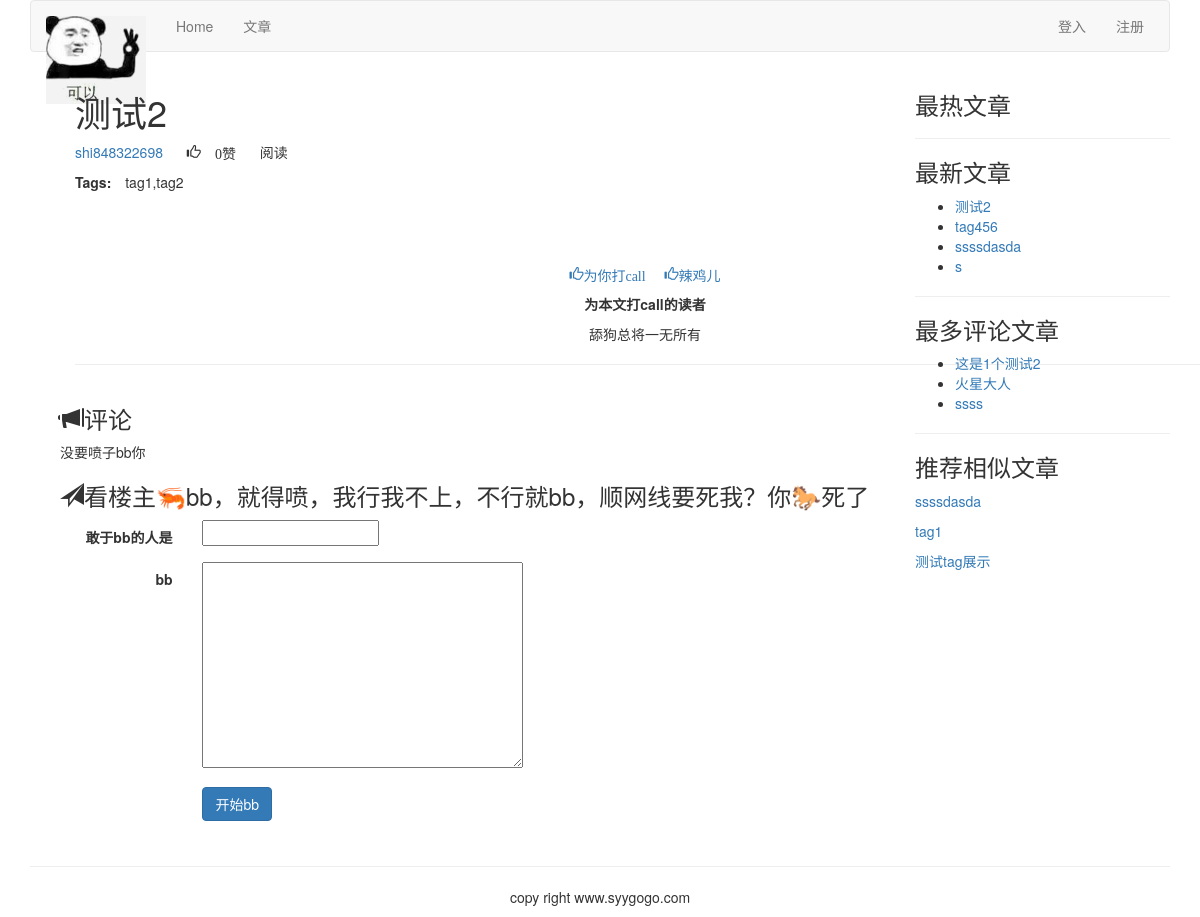
/article/article-content/21/Ce-Shi-2/, run on the app's committed database.
### article/models.py (models this page shows, shortened)
class ArticlePost(models.Model):
    author = models.ForeignKey(User, on_delete=models.CASCADE, related_name="article")
    title = models.CharField(max_length=200)
    slug = models.SlugField(max_length=500)
    column = models.ForeignKey(ArticleColumn, on_delete=models.CASCADE, related_name="article_column")
    body = models.TextField()
    created = models.DateTimeField(default=timezone.now)
    updated = models.DateTimeField(auto_now=True)
    users_like = models.ManyToManyField(User, related_name="articles_like", blank=True)
    article_tag = models.ManyToManyField(ArticleTag, related_name='article_tag', blank=True)
    class Meta:
        ordering = ("-updated",)
        index_together = (('id', 'slug'),)
    def get_url_path(self):
        return reverse("article:article_content", args=[self.id, self.slug])

class ArticleTag(models.Model):
    author = models.ForeignKey(User, on_delete=models.CASCADE, related_name="tag")
    tag = models.CharField(max_length=500)
    def __str__(self):
        return self.tag

### article/list_views.py (the view)
# urls.py: re_path('article-detail/(?P<id>\d+)/(?P<slug>[-\w]+)/$', views.article_detail, name="article_detail"),
def article_detail(request, id, slug):
    article = get_object_or_404(ArticlePost, id=id, slug=slug)
    total_views = r.incr("article:{}:views".format(article.id))
    r.zincrby('article_ranking', 1, article.id)
    article_ranking = r.zrange('article_ranking', 0, -1, desc=True)[:10]
    article_ranking_ids = [int(id) for id in article_ranking]
    most_viewed = list(ArticlePost.objects.filter(id__in=article_ranking_ids))
    most_viewed.sort(key=lambda x: article_ranking_ids.index(x.id))
    if request.method == 'POST':
        comment_form = CommentForm(data=request.POST)
        if comment_form.is_valid():
            new_comment = comment_form.save(commit=False)
            new_comment.article = article
            new_comment.save()
    else:
        comment_form = CommentForm()
    article_tags_ids = article.article_tag.values_list("id", flat=True)
    similar_articles = ArticlePost.objects.filter(article_tag__in=article_tags_ids).exclude(id=article.id)
    similar_articles = similar_articles.annotate(same_tags=Count("article_tag")).order_by('-same_tags', '-created')[:4]
    return render(request, "article/list/article_content.html", {"article": article,
                                                                 "total_views": total_views,
                                                                 "most_viewed": most_viewed,
                                                                 "comment_form": comment_form,
                                                                 "similar_articles": similar_articles})

### article/forms.py
class CommentForm(forms.ModelForm):
    class Meta:
        model = Comment
        fields = ("commentator", "body",)

### article/templatetags/article_tags.py (called while the page is built)
@register.inclusion_tag('article/list/lastest_articles.html')
def latest_articles(n=5):
    latest_articles = ArticlePost.objects.order_by("-created")[:n]
    return {"latest_articles": latest_articles}

@register.simple_tag
def most_commented_articles(n=3):
    return ArticlePost.objects.annotate(total_comments=Count('comments')).order_by("-total_comments")[:n]

@register.filter(name='markdown')
def markdown_filter(text):
    return mark_safe(markdown.markdown(text))

### templates/article/list/article_content.html (shortened to what this page needs)
{% extends "base.html" %}
{% load staticfiles %}
{% load article_tags %}
{% block content %}
    {% with total_like=article.users_like.count  user_like=article.users_like.all %}
        <div class="container">
<div class="col-md-9">
<div class="container">
    <header>
        <h1>
           {{ article.title }}
        </h1>
        <p>
            <a href="{% url "article:author_articles" article.author.username%}">
                {{ article.author.username }}
            </a>
            <span style="margin-left: 20px" class="glyphicon glyphicon-thumbs-up">
                {{ total_like }}赞
            </span>
            <span style="margin-left: 20px" >
                {{ total_views }}阅读
            </span>
        </p>
        <p>
            <span style="margin-right: 10px">
                <strong>Tags:</strong>
            </span>
            {{ article.article_tag.all | join:"," }}
        </p>
    </header>
    <link rel="stylesheet" href="{% static 'editor/css/editormd.preview.css' %}" />
<div id="editormd-view">
{{ article.body | markdown }}
</div>
            <div>
                <p class="text-center">
                    <a href="" onclick="like_article({{ article.id }}, 'like')">
                        <span class="glyphicon glyphicon-thumbs-up">为你打call</span>
                    </a>
                    <a href="" onclick="like_article({{ article.id }}, 'unlike')">
                        <span style="margin-left: 15px" class="glyphicon glyphicon-thumbs-up">辣鸡儿</span>
                    </a>
                </p>
            </div>
            <div>
                <p class="text-center">
                    <strong>为本文打call的读者</strong>
                </p>
                {% for user in article.users_like.all %}
                    <p class="text-center">{{ user.username }}</p>
                {% empty %}
                    <p class="text-center">舔狗总将一无所有</p>
                {% endfor %}
            </div>
<hr>
</div>
    <h3><span class="glyphicon glyphicon-bullhorn">
    </span>{{ comments.count }}评论</h3>
{% for comment in article.comments.all %}
    <div>
        <p><strong>{{ comment.commentator }}</strong></p>
        <p style="margin-left: 40px">{{ comment.body }}</p>
    </div>
{% empty %}
    <p>没要喷子bb你</p>
{% endfor %}
<h3><span class="glyphicon glyphicon-send"></span>看楼主🦐bb，就得喷，我行我不上，不行就bb，顺网线要死我？你🐎死了</h3>
<form action="" method="post" class="form-horizontal" role="form">{% csrf_token %}
            <div class="form-group">
                <label for="inputEmail3" class="col-sm-2 control-label">敢于bb的人是</label>
                <div class="col-sm-10">
                    {{ comment_form.commentator}}
                </div>
            </div>
            <div class="form-group">
                <label for="inputEmail3" class="col-sm-2 control-label">bb</label>
                <div class="col-sm-10">
                    {{ comment_form.body }}
                </div>
            </div>
            <div class="form-group">
                <div class="col-sm-offset-2 col-sm-10">
                    <p><input type="submit" name="" value="开始bb " class="btn btn-primary"></p>
                </div>
            </div>
        </form>
</div>
         <div class="col-md-3">
            <p class="text-center">
                <h3>最热文章</h3>
            </p>
                <hr>
            <p class="text-center">
                <h3>最新文章</h3>
                {% latest_articles 4 %}
            </p>
               <hr>
    <p class="text-center"><h3>最多评论文章</h3></p>
    {% most_commented_articles as most_comments %}
    <ul>
        {% for comment_article in most_comments %}
        <li>
            <a href="{{comment_article.get_url_path}}">{{ comment_article.title }}</a>
        </li>
        {% endfor %}
    </ul>
     <hr>
    <p class="text-center"><h3>推荐相似文章</h3></p>
    {% for similar in similar_articles %}
    <p><a href="{{ similar.get_url_path }}">{{ similar.title }}</a></p>
    {% empty %}
    <p>Sorry, 没有相似文章</p>
    {% endfor %}
            </div>
</div>
        </div>
{% endwith %}
{% endblock %}

### templates/base.html (shortened to what this page needs)
{% load staticfiles %} <!DOCTYPE html>
<html lang="zh-cn">
<head>
    <link rel="stylesheet" href="{% static 'css/bootstrap.css' %}">
</head>
    <body>
        {% include "header.html" %}
        <div class="container">
            {% block content %}
            {% endblock %}
        {% include "footer.html" %}
    </body>
</html>

### templates/header.html (shortened to what this page needs)
{% load staticfiles %}
<div class="container">
    <nav class="navbar navbar-default" role="navigation">
        <div class="navbar-header">
            <a class="navbar-brand" href="{% url 'home' %}">
                <img src="{% static '/images/111.png' %}" width="100px">
            </a>
        </div>
        <div>
            <ul class="nav navbar-nav" role="navigation">
                <li><a href="{% url 'home' %}">Home</a></li>
                <li><a href="{% url 'article:article_titles' %}">文章</a></li>
            </ul>
        </div>
        <div>
            <ul class="nav navbar-nav navbar-right" style="margin-right: 10px">
                {% if user.is_authenticated %}
                <li>
                    <div class="dropdown" style="margin-top:8px">
                        <button class='btn btn-default dropdown-toggle' type='button' id='dropdownMenu' data-toggle='dropdown'>{{ user.username }}
                            <span class='caret'></span>
                        </button>
                        <ul class="dropdown-menu">
                            <li><a href="{% url 'account:password_change' %}">修改密码</a></li>
                            <li><a href="{% url 'account:my_information' %}">个人信息</a></li>
                            <li><a href="{% url 'article:article_list' %}">后台管理</a></li>
                        </ul>
                    </div>
                </li>
                <li><a href="{% url 'account:user_logout' %}">登出</a></li>
                {% else %}
                <li><a href="{% url 'account:user_login' %}">登入</a></li>
                <li><a href="{% url 'account:user_register' %}">注册</a></li>
                {% endif %}
            </ul>
        </div>
    </nav>
</div>

### templates/article/list/lastest_articles.html
 <ul>
     {% for article in latest_articles %}
     <li>
         <a href="{{ article.get_url_path }}">{{ article.title }}</a>
     </li>
     {% endfor %}
 </ul>

### templates/footer.html
<div class="container"> <hr>
    <p class="text-center">copy right www.syygogo.com</p>
</div>

### static/editor/css/editormd.preview.css (style rules this page uses)
.markdown-body { -ms-text-size-adjust: 100%; -webkit-text-size-adjust: 100%; color: #333; overflow: hidden; font-family: "Microsoft YaHei", Helvetica, "Meiryo UI", "Malgun Gothic", "Segoe UI", "Trebuchet MS", "Monaco", monospace, Tahoma, STXihei, "华文细黑", STHeiti, "Helvetica Neue", "Droid Sans", "wenquanyi micro hei", FreeSans, Arimo, Arial, SimSun, "宋体", Heiti, "黑体", sans-serif; font-size: 16px; line-height: 1.6; word-wrap: break-word; }
.markdown-body * { -moz-box-sizing: border-box; box-sizing: border-box; }
.markdown-body > *:first-child { margin-top: 0 !important; }
.markdown-body > *:last-child { margin-bottom: 0 !important; }
.markdown-body p, .markdown-body blockquote, .markdown-body ul, .markdown-body ol, .markdown-body dl, .markdown-body table, .markdown-body pre { margin-top: 0; margin-bottom: 16px; }
.editormd-preview-container, .editormd-html-preview { text-align: left; font-size: 14px; line-height: 1.6; padding: 20px; overflow: auto; width: 100%; background-color: #fff; }

### data on the page
ArticlePost: title "测试2", author.username "shi848322698", article_tag.all "tag1,tag2"
ArticlePost: title "tag456"
ArticlePost: title "ssssdasda"
ArticlePost: title "s"
ArticlePost: title "这是1个测试2"
ArticlePost: title "火星大人"
ArticlePost: title "ssss"
ArticlePost: title "tag1"
ArticlePost: title "测试tag展示"

### other printed values
{{ total_like }} "0"
